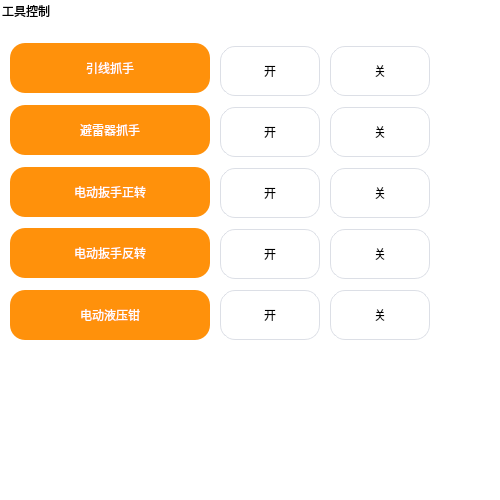
  <widget class="QGroupBox" name="ToolGroupBox">
   <property name="geometry">
    <rect>
     <x>0</x>
     <y>200</y>
     <width>500</width>
     <height>500</height>
    </rect>
   </property>
   <property name="sizePolicy">
    <sizepolicy hsizetype="Minimum" vsizetype="Minimum">
     <horstretch>0</horstretch>
     <verstretch>0</verstretch>
    </sizepolicy>
   </property>
   <property name="minimumSize">
    <size>
     <width>500</width>
     <height>500</height>
    </size>
   </property>
   <property name="styleSheet">
    <string notr="true">QGroupBox
{
font: 10pt &quot;微软雅黑&quot;;
background-color: rgba(255, 255, 255, 0);
border-radius: 15px; 

}

QPushButton {
    background-color: #ffffff;
    border: 1px solid #dcdfe6;
    padding: 1px;
    border-radius: 15px;
	font: 10pt &quot;微软雅黑&quot;;
	
}

QPushButton:hover {
    background-color: #ecf5ff;
    color: #409eff;
}

QPushButton:pressed, QPushButton:checked {
    border: 1px solid #3a8ee6;
    color: #409eff;
}

QLabel
{
	background-color: rgb(255, 145, 11);
	border-radius: 15px; 
	font: 75 10pt &quot;微软雅黑&quot;;
	color: rgb(255, 255, 255);
}

</string>
   </property>
   <property name="title">
    <string>工具控制</string>
   </property>
   <widget class="QPushButton" name="btn_arrester_grab_on_2">
    <property name="geometry">
     <rect>
      <x>220</x>
      <y>168</y>
      <width>100</width>
      <height>50</height>
     </rect>
    </property>
    <property name="minimumSize">
     <size>
      <width>50</width>
      <height>50</height>
     </size>
    </property>
    <property name="text">
     <string>开</string>
    </property>
   </widget>
   <widget class="QPushButton" name="btn_arrester_grab_on_3">
    <property name="geometry">
     <rect>
      <x>220</x>
      <y>229</y>
      <width>100</width>
      <height>50</height>
     </rect>
    </property>
    <property name="minimumSize">
     <size>
      <width>50</width>
      <height>50</height>
     </size>
    </property>
    <property name="text">
     <string>开</string>
    </property>
   </widget>
   <widget class="QPushButton" name="btn_arrester_grab_off">
    <property name="geometry">
     <rect>
      <x>330</x>
      <y>107</y>
      <width>100</width>
      <height>50</height>
     </rect>
    </property>
    <property name="minimumSize">
     <size>
      <width>50</width>
      <height>50</height>
     </size>
    </property>
    <property name="text">
     <string>关</string>
    </property>
   </widget>
   <widget class="QPushButton" name="btn_arrester_grab_off_2">
    <property name="geometry">
     <rect>
      <x>330</x>
      <y>168</y>
      <width>100</width>
      <height>50</height>
     </rect>
    </property>
    <property name="minimumSize">
     <size>
      <width>50</width>
      <height>50</height>
     </size>
    </property>
    <property name="text">
     <string>关</string>
    </property>
   </widget>
   <widget class="QPushButton" name="btn_arrester_grab_on">
    <property name="geometry">
     <rect>
      <x>220</x>
      <y>107</y>
      <width>100</width>
      <height>50</height>
     </rect>
    </property>
    <property name="minimumSize">
     <size>
      <width>50</width>
      <height>50</height>
     </size>
    </property>
    <property name="text">
     <string>开</string>
    </property>
   </widget>
   <widget class="QPushButton" name="btn_arrester_grab_on_4">
    <property name="geometry">
     <rect>
      <x>220</x>
      <y>290</y>
      <width>100</width>
      <height>50</height>
     </rect>
    </property>
    <property name="minimumSize">
     <size>
      <width>50</width>
      <height>50</height>
     </size>
    </property>
    <property name="text">
     <string>开</string>
    </property>
   </widget>
   <widget class="QPushButton" name="btn_lead_gripper_on">
    <property name="geometry">
     <rect>
      <x>220</x>
      <y>46</y>
      <width>100</width>
      <height>50</height>
     </rect>
    </property>
    <property name="minimumSize">
     <size>
      <width>50</width>
      <height>50</height>
     </size>
    </property>
    <property name="text">
     <string>开</string>
    </property>
   </widget>
   <widget class="QPushButton" name="btn_arrester_grab_off_4">
    <property name="geometry">
     <rect>
      <x>330</x>
      <y>290</y>
      <width>100</width>
      <height>50</height>
     </rect>
    </property>
    <property name="minimumSize">
     <size>
      <width>50</width>
      <height>50</height>
     </size>
    </property>
    <property name="text">
     <string>关</string>
    </property>
   </widget>
   <widget class="QPushButton" name="btn_arrester_grab_off_3">
    <property name="geometry">
     <rect>
      <x>330</x>
      <y>229</y>
      <width>100</width>
      <height>50</height>
     </rect>
    </property>
    <property name="minimumSize">
     <size>
      <width>50</width>
      <height>50</height>
     </size>
    </property>
    <property name="text">
     <string>关</string>
    </property>
   </widget>
   <widget class="QPushButton" name="btn_lead_gripper_off">
    <property name="geometry">
     <rect>
      <x>330</x>
      <y>46</y>
      <width>100</width>
      <height>50</height>
     </rect>
    </property>
    <property name="minimumSize">
     <size>
      <width>50</width>
      <height>50</height>
     </size>
    </property>
    <property name="text">
     <string>关</string>
    </property>
   </widget>
   <widget class="QLabel" name="label">
    <property name="geometry">
     <rect>
      <x>10</x>
      <y>43</y>
      <width>200</width>
      <height>50</height>
     </rect>
    </property>
    <property name="text">
     <string>引线抓手</string>
    </property>
    <property name="alignment">
     <set>Qt::AlignCenter</set>
    </property>
   </widget>
   <widget class="QLabel" name="label_4">
    <property name="geometry">
     <rect>
      <x>10</x>
      <y>228</y>
      <width>200</width>
      <height>50</height>
     </rect>
    </property>
    <property name="text">
     <string>电动扳手反转</string>
    </property>
    <property name="alignment">
     <set>Qt::AlignCenter</set>
    </property>
   </widget>
   <widget class="QLabel" name="label_2">
    <property name="geometry">
     <rect>
      <x>10</x>
      <y>105</y>
      <width>200</width>
      <height>50</height>
     </rect>
    </property>
    <property name="text">
     <string>避雷器抓手</string>
    </property>
    <property name="alignment">
     <set>Qt::AlignCenter</set>
    </property>
   </widget>
   <widget class="QLabel" name="label_5">
    <property name="geometry">
     <rect>
      <x>10</x>
      <y>290</y>
      <width>200</width>
      <height>50</height>
     </rect>
    </property>
    <property name="text">
     <string>电动液压钳</string>
    </property>
    <property name="alignment">
     <set>Qt::AlignCenter</set>
    </property>
   </widget>
   <widget class="QLabel" name="label_3">
    <property name="geometry">
     <rect>
      <x>10</x>
      <y>167</y>
      <width>200</width>
      <height>50</height>
     </rect>
    </property>
    <property name="text">
     <string>电动扳手正转</string>
    </property>
    <property name="alignment">
     <set>Qt::AlignCenter</set>
    </property>
   </widget>
  </widget>
